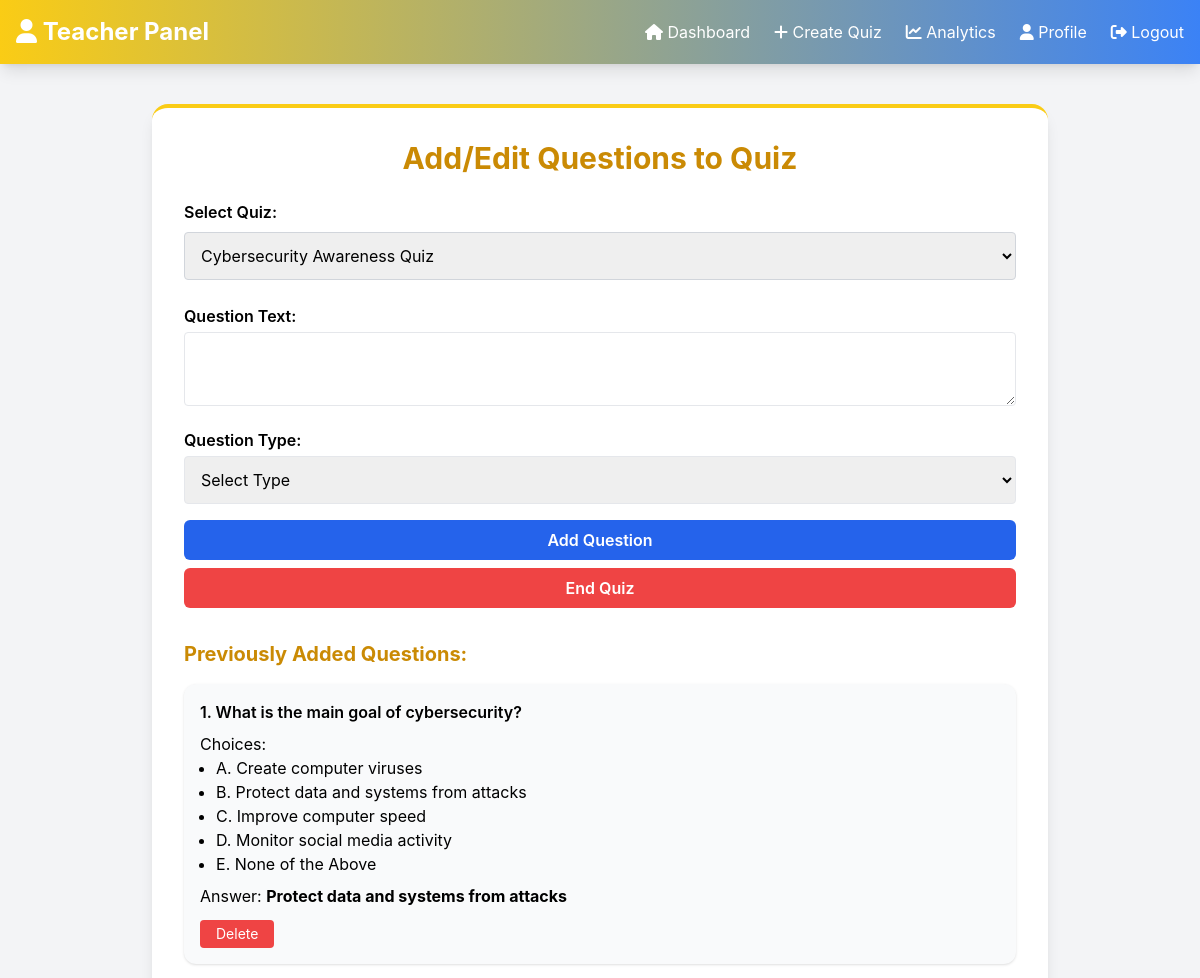
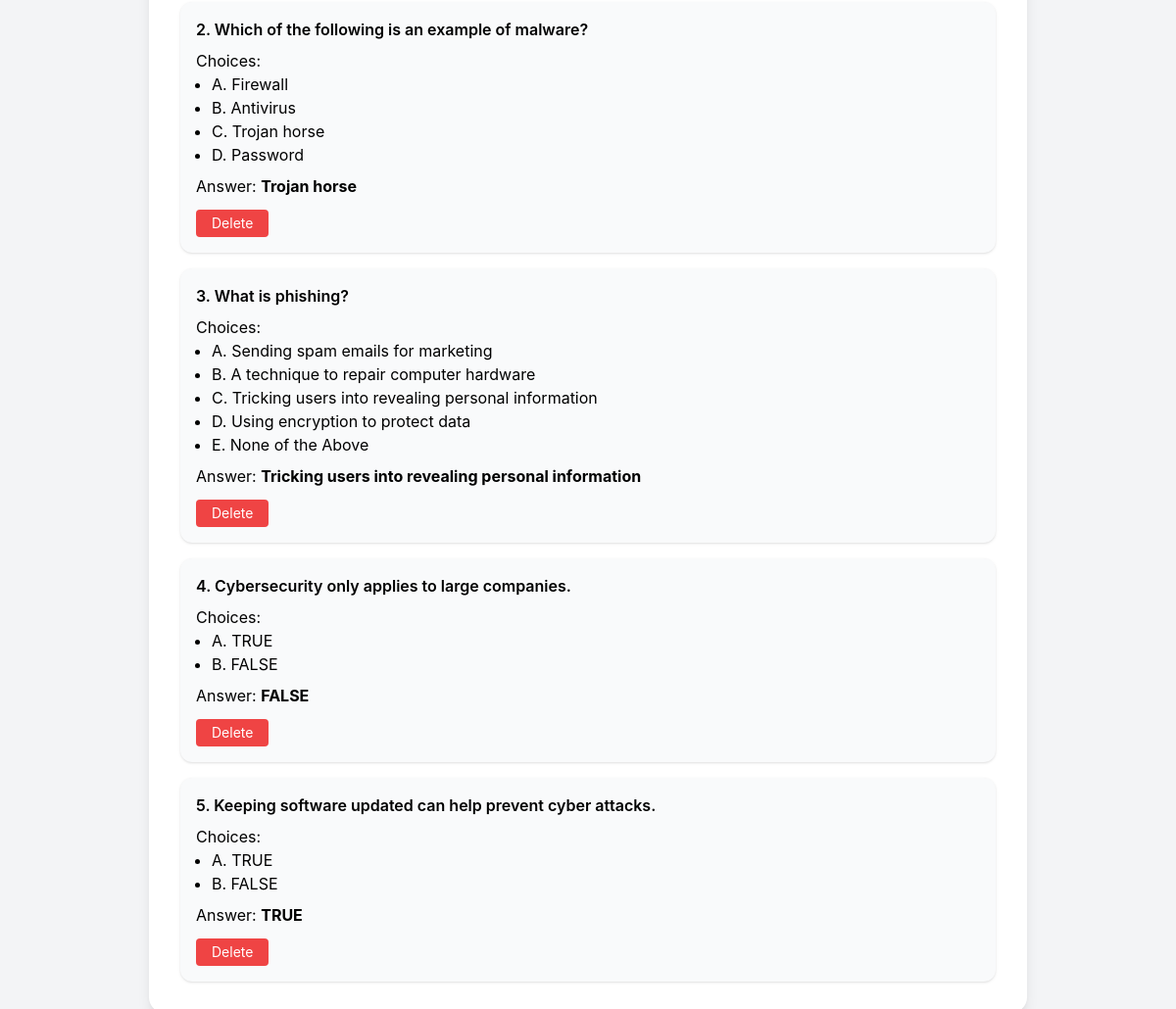
/pages/add_questions.php?quiz_id=2 (signed in), run on the app's committed database (2 pictures, top to bottom).
### tables this page shows
CREATE TABLE `quizzes` (
  `id` int(11) NOT NULL,
  `title` varchar(255) NOT NULL,
  `subject_id` int(11) NOT NULL,
  `time_limit` int(11) NOT NULL,
  `scramble_questions` tinyint(1) NOT NULL DEFAULT 0,
  `created_at` timestamp NOT NULL DEFAULT current_timestamp(),
  `max_attempts` int(11) DEFAULT 1,
  `quiz_completed` tinyint(1) DEFAULT 0
);

CREATE TABLE `questions` (
  `id` int(11) NOT NULL,
  `quiz_id` int(11) NOT NULL,
  `question_text` text NOT NULL,
  `question_type` enum('multiple_choice','true_false','essay','identification') NOT NULL,
  `created_at` timestamp NOT NULL DEFAULT current_timestamp(),
  `correct_answer` text DEFAULT NULL,
  `case_sensitive` tinyint(1) DEFAULT 0,
  `max_score` int(11) DEFAULT NULL,
  `choices` text DEFAULT NULL
);

### pages/backend_questions.php (called while the page is built, shortened)
<?php
require_once '../includes/db_connection.php';
$pdo = $conn;
function getQuizzes($pdo) {
    $stmt = $pdo->prepare("SELECT * FROM quizzes ORDER BY created_at DESC");
    $stmt->execute();
    return $stmt->fetchAll(PDO::FETCH_ASSOC);
}
function getQuestions($quiz_id, $pdo) {
    $stmt = $pdo->prepare("SELECT * FROM questions WHERE quiz_id = ? ORDER BY created_at ASC");
    $stmt->execute([$quiz_id]);
    return $stmt->fetchAll(PDO::FETCH_ASSOC);
}
$quizzes = getQuizzes($pdo);
$quiz_id = $_GET["quiz_id"] ?? ($_POST["quiz_id"] ?? null);
$questions = $quiz_id ? getQuestions($quiz_id, $pdo) : [];
?>

### pages/add_questions.php (the view, shortened to what this page needs)
<?php
require 'backend_questions.php';
$selected_quiz_id = $_GET['quiz_id'] ?? $_POST['quiz_id'] ?? null;
$editing_question = isset($_GET['edit']) ? $_GET['edit'] : null;
$is_completed = false;
if ($selected_quiz_id && isset($quizzes)) {
    foreach ($quizzes as $quiz) {
        if ($quiz['id'] == $selected_quiz_id) {
            $is_completed = $quiz['quiz_completed'];
            break;
        }
    }
}
?>
<!DOCTYPE html>
<html lang="en">
<head>
  <script src="https://cdn.tailwindcss.com"></script>
</head>
<body>
<nav class="flex items-center justify-between p-4 gradient-header shadow-lg">
  <div class="text-2xl font-bold"><i class="fa fa-user" aria-hidden="true"></i> Teacher Panel</div>
  <ul class="flex gap-6 text-white">
    <li><a href="teacher_dashboard.php" class="hover:text-yellow-300"><i class="fa fa-home" aria-hidden="true"></i> Dashboard</a></li>
    <li><a href="create_quiz.php" class="hover:text-yellow-300"><i class="fa fa-plus" aria-hidden="true"></i> Create Quiz</a></li>
    <li><a href="view_analytics.php" class="hover:text-yellow-300"><i class="fa fa-line-chart" aria-hidden="true"></i> Analytics</a></li>
    <li><a href="edit_teacher_profile.php" class="hover:text-yellow-300"><i class="fa fa-user" aria-hidden="true"></i> Profile</a></li>
    <li><a href="logout.php" class="hover:text-yellow-300"><i class="fa fa-sign-out" aria-hidden="true"></i> Logout</a></li>
  </ul>
</nav>
<main class="flex-1 p-10">
  <div class="max-w-4xl mx-auto bg-white p-8 rounded-2xl shadow-lg border-t-4 border-yellow-400">
    <h1 class="text-3xl font-bold text-yellow-600 text-center mb-6">Add/Edit Questions to Quiz</h1>
    <form method="GET" class="mb-6">
      <label class="block font-semibold mb-2">Select Quiz:</label>
      <select name="quiz_id" class="w-full p-3 border border-gray-300 rounded" onchange="this.form.submit()" required>
        <?php foreach ($quizzes as $quiz): ?>
          <option value="<?= $quiz['id']; ?>" <?= $selected_quiz_id == $quiz['id'] ? 'selected' : '' ?>>
            <?= htmlspecialchars($quiz['title']) ?> <?= $quiz['quiz_completed'] ? '(Completed)' : '' ?>
          </option>
        <?php endforeach; ?>
      </select>
    </form>
    <?php if ($selected_quiz_id): ?>
      <form action="add_questions.php?quiz_id=<?= $selected_quiz_id ?>" method="POST">
        <div class="mb-4">
          <label class="block font-semibold mb-1">Question Text:</label>
          <textarea name="question_text" class="w-full p-3 border rounded" rows="2" required <?= $is_completed ? 'disabled' : '' ?>></textarea>
        </div>
        <div class="mb-4">
          <label class="block font-semibold mb-1">Question Type:</label>
          <select name="question_type" id="question_type" class="w-full p-3 border rounded" onchange="toggleFields()" required <?= $is_completed ? 'disabled' : '' ?>>
            <option value="">Select Type</option>
          </select>
        </div>
        <?php if (!$is_completed): ?>
          <button type="submit" name="<?= $editing_question ? 'update_question' : 'add_question' ?>" class="w-full bg-blue-600 hover:bg-blue-500 text-white font-semibold py-2 px-4 rounded-md mb-2"><?= $editing_question ? 'Update Question' : 'Add Question' ?></button>
          <button type="submit" name="end_quiz" onclick="return confirm('Are you sure you want to finalize this quiz?')" class="w-full bg-red-500 hover:bg-red-600 text-white font-semibold py-2 px-4 rounded-md">End Quiz</button>
        <?php else: ?>
          <div class="text-center text-blue-700 font-semibold mt-4">This quiz is completed. You can no longer add or edit questions.</div>
        <?php endif; ?>
      </form>
      <div class="mt-8">
        <h2 class="text-xl font-bold mb-4 text-yellow-600">Previously Added Questions:</h2>
        <ul class="space-y-4">
          <?php foreach ($questions as $index => $question): ?>
            <li class="bg-gray-50 p-4 rounded-xl shadow">
              <p class="font-semibold"><?= ($index + 1) . ". " . htmlspecialchars($question['question_text']) ?></p>
              <?php if ($question['question_type'] === 'multiple_choice'): ?>
                <?php
                  $choices = !empty($question['choices']) ? json_decode($question['choices'], true) : [];
                  $correctAnswer = $question['correct_answer'];
                ?>
                <p class="mt-2">Choices:</p>
                <ul class="ml-4 list-disc">
                  <?php foreach ($choices as $i => $choice): ?>
                    <li class="<?= ($correctAnswer === chr(97 + $i)) ? 'text-green-600 font-semibold' : '' ?>">
                      <?= strtoupper(chr(97 + $i)) ?>. <?= htmlspecialchars($choice) ?>
                    </li>
                  <?php endforeach; ?>
                </ul>
                <p class="mt-2">Answer: <span class="font-bold"><?= htmlspecialchars($correctAnswer) ?></span></p>
              <?php elseif ($question['question_type'] === 'true_false'): ?>
                <p class="mt-2">Answer: <span class="font-bold"><?= htmlspecialchars($question['correct_answer']) ?></span></p>
              <?php elseif ($question['question_type'] === 'identification'): ?>
                <p class="mt-2">Answer: <span class="font-bold"><?= htmlspecialchars($question['correct_answer']) ?></span></p>
              <?php endif; ?>
              <?php if (!$is_completed): ?>
                <form action="backend_questions.php" method="POST" class="mt-3 inline-block">
                  <button type="submit" name="delete_question" onclick="return confirm('Delete this question?')" class="text-sm bg-red-500 text-white px-4 py-1 rounded hover:bg-red-600">Delete</button>
                </form>
              <?php endif; ?>
            </li>
          <?php endforeach; ?>
        </ul>
      </div>
    <?php else: ?>
      <div class="bg-yellow-200 text-yellow-800 font-semibold p-4 rounded mt-4 text-center">
        Please select a quiz to manage questions.
      </div>
    <?php endif; ?>
  </div>
</main>
</body>
</html>

### pages/add_questions.php (style rules this page uses)
body { background-color: #f3f4f6; font-family: 'Inter', sans-serif; }
.gradient-header { background: linear-gradient(to right, #facc15, #3b82f6); color: white; }

### data on the page
questions: question_text "What is the main goal of cybersecurity?", i "A", choices "Create computer viruses", i "B", choices "Protect data and systems from attacks", i "C", choices "Improve computer speed", i "D", choices "Monitor social media activity", i "E", choices "None of the Above", correct_answer "Protect data and systems from attacks"
questions: question_text "Which of the following is an example of malware?", i "A", choices "Firewall", i "B", choices "Antivirus", i "C", choices "Trojan horse", i "D", choices "Password", correct_answer "Trojan horse"
questions: question_text "What is phishing?", i "A", choices "Sending spam emails for marketing", i "B", choices "A technique to repair computer hardware", i "C", choices "Tricking users into revealing personal information", i "D", choices "Using encryption to protect data", i "E", choices "None of the Above", correct_answer "Tricking users into revealing personal information"
questions: question_text "Cybersecurity only applies to large companies.", i "A", choices "TRUE", i "B", choices "FALSE", correct_answer "FALSE"
questions: question_text "Keeping software updated can help prevent cyber attacks.", i "A", choices "TRUE", i "B", choices "FALSE", correct_answer "TRUE"

### other printed values
form field quiz_id "Cybersecurity Awareness Quiz"
